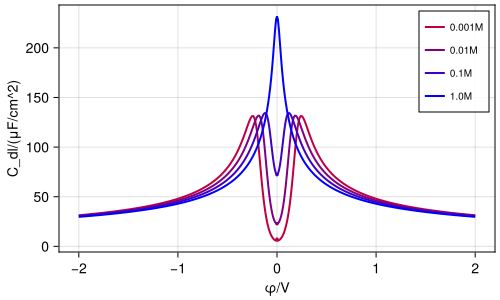

The Julia source for this figure:
#=

# Double Layer Capacitance

([source code](@__SOURCE_URL__))

Calculation of double layer capacitance of a symmetric 1:1 electrolyte.

![](Example101_DLCap.svg)

Methods called:
- [`ElectrolyteData`](@@ref)
- [`dlcapsweep`](@@ref)
- [`PNPSystem`](@@ref)
=#
module Example101_DLCap
using LessUnitful
using VoronoiFVM, ExtendableGrids, GridVisualize
using LiquidElectrolytes
using Colors


function main(;
        voltages = -2:0.01:2,               ## Voltages/V
        molarities = [0.001, 0.01, 0.1, 1], ## Molarities/M
        nref = 0,                           ## Refinement level
        upwindflux! = LiquidElectrolytes.μex_flux!,   ## Flux calculation scheme
        κ = 10.0,                           ## Solvation number
        Plotter = nothing,                  ## Plotter
        kwargs...                           ## Solver kwargs
    )

    ## Obtain unit factors from LessUnitful.jl
    @local_unitfactors nm cm μF V M m


    ## Create a standard 1D grid with grid spacing following geometric progression
    hmin = 1.0e-1 * nm * 2.0^(-nref)
    hmax = 1.0 * nm * 2.0^(-nref)
    L = 20.0 * nm
    X = geomspace(0, L, hmin, hmax)
    grid = simplexgrid(X)

    ## Define boundary conditions
    function bcondition(f, u, bnode, data)
        (; iϕ, Γ_we, Γ_bulk, ϕ_we) = data

        ## Dirichlet ϕ=ϕ_we at Γ_we
        boundary_dirichlet!(f, u, bnode, species = iϕ, region = Γ_we, value = ϕ_we)

        ## Bulk condition at Γ_bulk
        return bulkbcondition(f, u, bnode, data, region = Γ_bulk)
    end

    ## Create electrolyte data
    celldata = ElectrolyteData(
        nc = 2,
        Γ_we = 1,
        Γ_bulk = 2;
        upwindflux!,
        κ = fill(κ, 2),
        c_bulk = fill(0.01M, 2)
    )

    ## Create Poisson-Nernst-Planck system
    cell = PNPSystem(grid; bcondition, celldata)

    testresult = 0.0
    ## Visualization
    vis = GridVisualizer(;
        resolution = (500, 300),
        legend = :rt,
        clear = true,
        xlabel = "φ/V",
        ylabel = "C_dl/(μF/cm^2)",
        Plotter
    )

    for imol in 1:length(molarities)

        color = RGB(1 - imol / length(molarities), 0, imol / length(molarities))

        celldata.c_bulk .= molarities[imol] * M
        update_derived!(celldata)

        result = dlcapsweep(
            cell;
            δ = 1.0e-6,
            voltages = collect(voltages) * V,
            kwargs...
        )

        testresult += sum(result.dlcaps)

        cdl0 = dlcap0(celldata)

        scalarplot!(
            vis, result.voltages / V, result.dlcaps / (μF / cm^2);
            color,
            clear = false,
            label = "$(molarities[imol])M",
            markershape = :none
        )

        scalarplot!(
            vis, [0], [cdl0] / (μF / cm^2);
            clear = false,
            markershape = :circle,
            label = ""
        )
    end
    return isnothing(Plotter) ? testresult : reveal(vis)
end

function runtests()
    return main() ≈ 889.0148902982739
end

function generateplots(dir; Plotter = nothing, kwargs...)    #hide
    if ismakie(Plotter)                                      #hide
        Plotter.activate!(; type = "svg", visible = false)   #hide
        p = main(; Plotter)                                     #hide
        Plotter.save(joinpath(dir, "Example101_DLCap.svg"), p)  #hide
    end                                                      #hide
    return nothing                                                  #hide
end                                                          #hide
end
